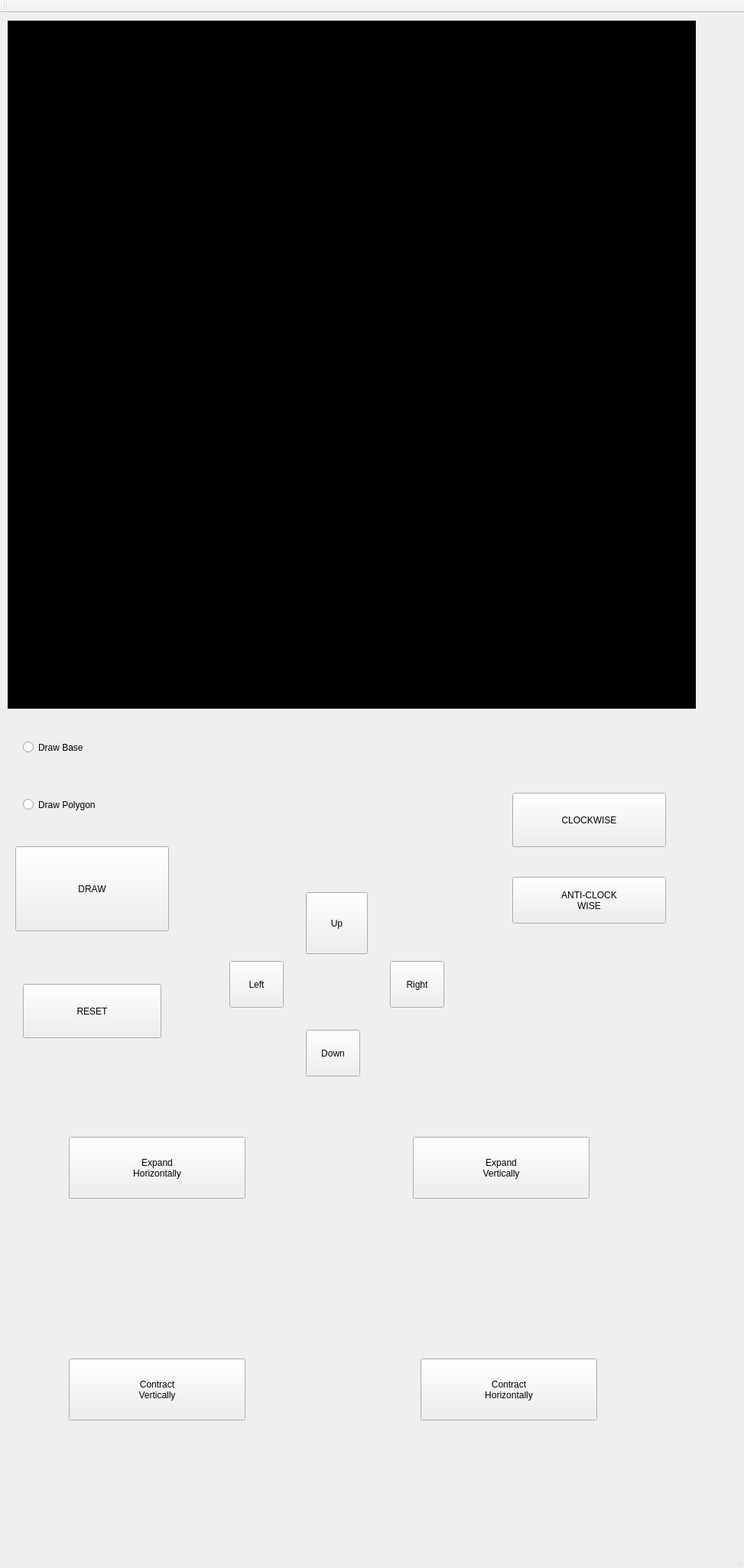
<?xml version="1.0" encoding="UTF-8"?>
<ui version="4.0">
 <class>MainWindow</class>
 <widget class="QMainWindow" name="MainWindow">
  <property name="geometry">
   <rect>
    <x>0</x>
    <y>0</y>
    <width>973</width>
    <height>2051</height>
   </rect>
  </property>
  <property name="windowTitle">
   <string>MainWindow</string>
  </property>
  <widget class="QWidget" name="centralWidget">
   <widget class="my_label" name="frame">
    <property name="geometry">
     <rect>
      <x>10</x>
      <y>10</y>
      <width>900</width>
      <height>900</height>
     </rect>
    </property>
    <property name="mouseTracking">
     <bool>true</bool>
    </property>
    <property name="styleSheet">
     <string notr="true">background-color: rgb(0, 0, 0);</string>
    </property>
    <property name="frameShape">
     <enum>QFrame::Box</enum>
    </property>
    <property name="text">
     <string/>
    </property>
   </widget>
   <widget class="QRadioButton" name="poly">
    <property name="geometry">
     <rect>
      <x>30</x>
      <y>1000</y>
      <width>161</width>
      <height>71</height>
     </rect>
    </property>
    <property name="text">
     <string>Draw Polygon</string>
    </property>
   </widget>
   <widget class="QRadioButton" name="base">
    <property name="geometry">
     <rect>
      <x>30</x>
      <y>930</y>
      <width>181</width>
      <height>61</height>
     </rect>
    </property>
    <property name="text">
     <string>Draw Base</string>
    </property>
   </widget>
   <widget class="QPushButton" name="pushButton">
    <property name="geometry">
     <rect>
      <x>20</x>
      <y>1090</y>
      <width>201</width>
      <height>111</height>
     </rect>
    </property>
    <property name="text">
     <string>DRAW</string>
    </property>
   </widget>
   <widget class="QPushButton" name="pushButton_2">
    <property name="geometry">
     <rect>
      <x>30</x>
      <y>1270</y>
      <width>181</width>
      <height>71</height>
     </rect>
    </property>
    <property name="text">
     <string>RESET</string>
    </property>
   </widget>
   <widget class="QLabel" name="label">
    <property name="geometry">
     <rect>
      <x>360</x>
      <y>940</y>
      <width>171</width>
      <height>101</height>
     </rect>
    </property>
    <property name="text">
     <string/>
    </property>
   </widget>
   <widget class="QPushButton" name="pushButton_7">
    <property name="geometry">
     <rect>
      <x>90</x>
      <y>1470</y>
      <width>231</width>
      <height>81</height>
     </rect>
    </property>
    <property name="text">
     <string>Expand
Horizontally</string>
    </property>
   </widget>
   <widget class="QPushButton" name="pushButton_8">
    <property name="geometry">
     <rect>
      <x>540</x>
      <y>1470</y>
      <width>231</width>
      <height>81</height>
     </rect>
    </property>
    <property name="text">
     <string>Expand
Vertically</string>
    </property>
   </widget>
   <widget class="QPushButton" name="pushButton_9">
    <property name="geometry">
     <rect>
      <x>90</x>
      <y>1760</y>
      <width>231</width>
      <height>81</height>
     </rect>
    </property>
    <property name="text">
     <string>Contract
Vertically</string>
    </property>
   </widget>
   <widget class="QPushButton" name="pushButton_10">
    <property name="geometry">
     <rect>
      <x>550</x>
      <y>1760</y>
      <width>231</width>
      <height>81</height>
     </rect>
    </property>
    <property name="text">
     <string>Contract
Horizontally</string>
    </property>
   </widget>
   <widget class="QPushButton" name="up_2">
    <property name="geometry">
     <rect>
      <x>300</x>
      <y>1240</y>
      <width>71</width>
      <height>61</height>
     </rect>
    </property>
    <property name="text">
     <string>Left</string>
    </property>
   </widget>
   <widget class="QPushButton" name="pushButton_3">
    <property name="geometry">
     <rect>
      <x>400</x>
      <y>1330</y>
      <width>71</width>
      <height>61</height>
     </rect>
    </property>
    <property name="text">
     <string>Down</string>
    </property>
   </widget>
   <widget class="QPushButton" name="pushButton_4">
    <property name="geometry">
     <rect>
      <x>510</x>
      <y>1240</y>
      <width>71</width>
      <height>61</height>
     </rect>
    </property>
    <property name="text">
     <string>Right</string>
    </property>
   </widget>
   <widget class="QPushButton" name="up">
    <property name="geometry">
     <rect>
      <x>400</x>
      <y>1150</y>
      <width>81</width>
      <height>81</height>
     </rect>
    </property>
    <property name="text">
     <string>Up</string>
    </property>
   </widget>
   <widget class="QPushButton" name="pushButton_6">
    <property name="geometry">
     <rect>
      <x>670</x>
      <y>1130</y>
      <width>201</width>
      <height>61</height>
     </rect>
    </property>
    <property name="text">
     <string>ANTI-CLOCK
WISE</string>
    </property>
   </widget>
   <widget class="QPushButton" name="pushButton_5">
    <property name="geometry">
     <rect>
      <x>670</x>
      <y>1020</y>
      <width>201</width>
      <height>71</height>
     </rect>
    </property>
    <property name="text">
     <string>CLOCKWISE</string>
    </property>
   </widget>
  </widget>
  <widget class="QMenuBar" name="menuBar">
   <property name="geometry">
    <rect>
     <x>0</x>
     <y>0</y>
     <width>973</width>
     <height>22</height>
    </rect>
   </property>
  </widget>
  <widget class="QToolBar" name="mainToolBar">
   <attribute name="toolBarArea">
    <enum>TopToolBarArea</enum>
   </attribute>
   <attribute name="toolBarBreak">
    <bool>false</bool>
   </attribute>
  </widget>
  <widget class="QStatusBar" name="statusBar"/>
 </widget>
 <layoutdefault spacing="6" margin="11"/>
 <customwidgets>
  <customwidget>
   <class>my_label</class>
   <extends>QLabel</extends>
   <header location="global">my_label.h</header>
  </customwidget>
 </customwidgets>
 <resources/>
 <connections/>
</ui>
